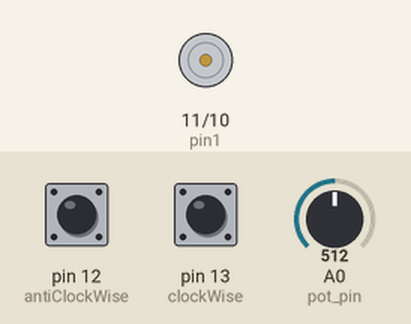
This sketch was run on a simulated Arduino Uno, built with avr-gcc and run on an emulated ATmega328P. Shown: motor-driver pin pairs drawn as motors (green arrow = first pin HIGH = forward, orange = second pin HIGH = backward, longer = more drive). Inputs (shaded band) come from the test bench; at power-on: pin 12 (antiClockWise) HIGH, pin 13 (clockWise) HIGH, A0 (pot_pin) = 512.

Above: at 1.2 s.
1.3 s: pin 12 (antiClockWise) pulled LOW for 0.15 s
At 1.37 s:
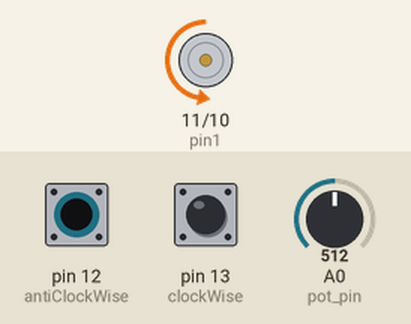
2.9 s: pin 13 (clockWise) pulled LOW for 0.15 s
At 2.97 s:
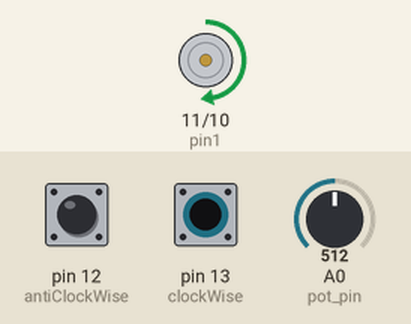
4.5 s: pin 13 (clockWise) pulled LOW for 3.2 s
At 8.9 s:
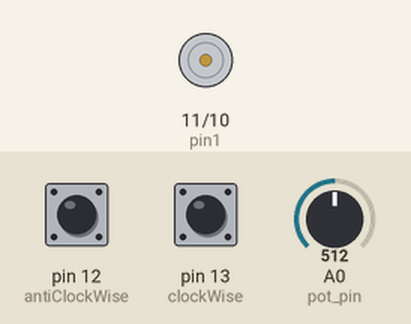
9.2 s: pin 12 (antiClockWise) pulled LOW for 1 s
At 10.0 s:
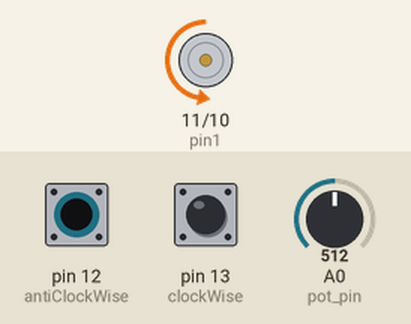
11.7 s: pin 12 (antiClockWise) pulled LOW for 3.2 s
At 15.6 s:
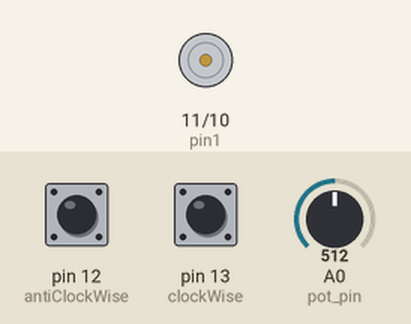
Timing chart, 0 to 17.1 s (numbered marks = the images above; inputs shaded):
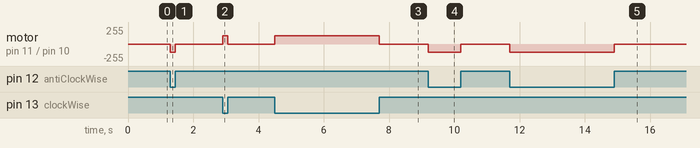

Measured:
- after the input at 1.3 s, motor on pin 11 (pin1) / pin 10 (pin2): stopped → backward 127/255 at once, → stopped 0.15 s later
- after the input at 2.9 s, motor on pin 11 (pin1) / pin 10 (pin2): stopped → forward 127/255 at once, → stopped 0.15 s later
- after the input at 4.5 s, motor on pin 11 (pin1) / pin 10 (pin2): stopped → forward 127/255 at once, → stopped 3.2 s later
- after the input at 9.2 s, motor on pin 11 (pin1) / pin 10 (pin2): stopped → backward 127/255 at once, → stopped 1.0 s later
- after the input at 11.7 s, motor on pin 11 (pin1) / pin 10 (pin2): stopped → backward 127/255 at once, → stopped 3.2 s later

The sketch:

DC_motor_speed_Controll.ino
```cpp
const int pot_pin = A0;
const int clockWise = 13;
const int antiClockWise = 12;
const int pin1 = 11;
const int pin2 = 10;

int potValue = 0;
int motorValue = 0;
int clockWiseState = 0;
int antiClockWiseState = 0;

void setup() {
 pinMode(clockWise,INPUT_PULLUP);
 pinMode(antiClockWise,INPUT_PULLUP);
 pinMode(pin1,OUTPUT);
 pinMode(pin2,OUTPUT);

}

void loop() {
  potValue = analogRead(pot_pin);

  motorValue = map(potValue,0,1023,0,255);

  clockWiseState = digitalRead(clockWise);
  antiClockWiseState = digitalRead(antiClockWise);

  if(clockWiseState == LOW)
  {
    analogWrite(pin1,motorValue);
    digitalWrite(pin2,LOW);
  }
  else if(antiClockWiseState == LOW)
  {
    analogWrite(pin2,motorValue);
    digitalWrite(pin1,LOW);
  }
  else
  {
    digitalWrite(pin1,LOW);
    digitalWrite(pin2,LOW);
  }

}
```
